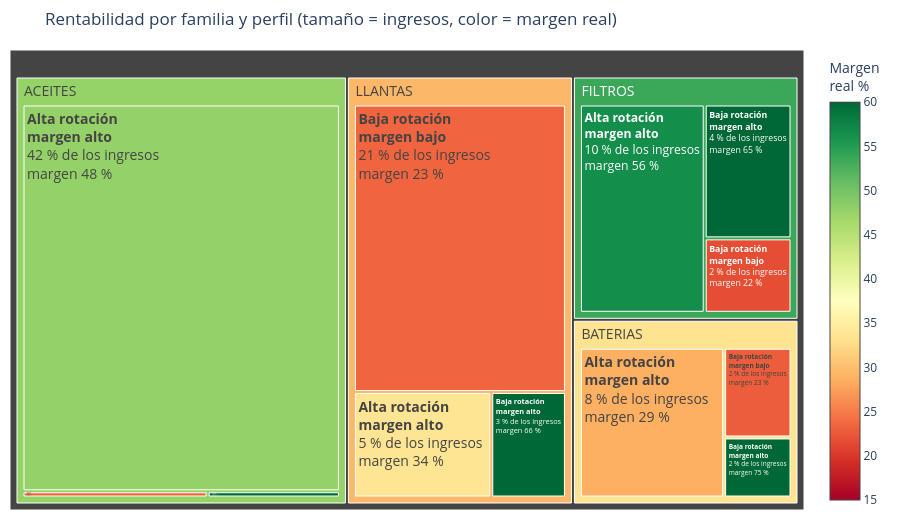

The notebook cell this image was saved under:
### Markdown cell above
## 5. Visualización jerárquica: familia → perfil, con detalle por referencia

Para que la vista sea legible se separa en dos niveles:
1. **Resumen (árbol):** solo familia → perfil, en 12 cajas. El tamaño representa los ingresos y el color
   el margen real. Es la vista para la audiencia general.
2. **Detalle:** las 10 referencias con más utilidad bruta de cada familia. Es la vista para el uso interno.

### Code cell
display(an.resumen_familia_perfil(segmentacion))
arbol = an.figura_treemap(segmentacion)
arbol.write_html(raiz / "reports" / "treemap_rentabilidad.html", include_plotlyjs="cdn")
arbol.show()

### Figure 1 — Plotly figure (JSON) as saved in the notebook; plotly's stock layout.template omitted (floating-point values rounded to 4 significant figures)
{"data": [{"branchvalues": "total", "customdata": [[42.33, 47.67, 86.0], [12.43, 33.41, 45.0], [16.37, 53.59, 619.0], [28.87, 29.27, 437.0], [41.66, 47.78, 64.0], [0.2793, 65.12, 11.0], [0.391, 23.23, 11.0], [8.473, 28.61, 11.0], [1.588, 74.89, 10.0], [2.371, 22.78, 24.0], [9.658, 56.45, 97.0], [4.316, 64.9, 226.0], [2.4, 21.71, 296.0], [5.019, 33.72, 10.0], [2.729, 66.28, 31.0], [21.12, 23.43, 396.0]], "hovertemplate": "<b>%{label}</b><br>Ingresos: %{value:,.0f} COP<br>Margen real: %{customdata[1]:.1f} %<br>Referencias: %{customdata[2]:.0f}<extra></extra>", "ids": ["ACEITES", "BATERIAS", "FILTROS", "LLANTAS", "ACEITES/Alta rotación / margen alto", "ACEITES/Baja rotación / margen alto", "ACEITES/Baja rotación / margen bajo", "BATERIAS/Alta rotación / margen alto", "BATERIAS/Baja rotación / margen alto", "BATERIAS/Baja rotación / margen bajo", "FILTROS/Alta rotación / margen alto", "FILTROS/Baja rotación / margen alto", "FILTROS/Baja rotación / margen bajo", "LLANTAS/Alta rotación / margen alto", "LLANTAS/Baja rotación / margen alto", "LLANTAS/Baja rotación / margen bajo"], "labels": ["ACEITES", "BATERIAS", "FILTROS", "LLANTAS", "Alta rotación<br>margen alto", "Baja rotación<br>margen alto", "Baja rotación<br>margen bajo", "Alta rotación<br>margen alto", "Baja rotación<br>margen alto", "Baja rotación<br>margen bajo", "Alta rotación<br>margen alto", "Baja rotación<br>margen alto", "Baja rotación<br>margen bajo", "Alta rotación<br>margen alto", "Baja rotación<br>margen alto", "Baja rotación<br>margen bajo"], "marker": {"cmax": 60, "cmin": 15, "colorbar": {"title": {"text": "Margen<br>real %"}}, "colors": [47.67, 33.41, 53.59, 29.27, 47.78, 65.12, 23.23, 28.61, 74.89, 22.78, 56.45, 64.9, 21.71, 33.72, 66.28, 23.43], "colorscale": [[0.0, "rgb(165,0,38)"], [0.1, "rgb(215,48,39)"], [0.2, "rgb(244,109,67)"], [0.3, "rgb(253,174,97)"], [0.4, "rgb(254,224,139)"], [0.5, "rgb(255,255,191)"], [0.6, "rgb(217,239,139)"], [0.7, "rgb(166,217,106)"], [0.8, "rgb(102,189,99)"], [0.9, "rgb(26,152,80)"], [1.0, "rgb(0,104,55)"]]}, "maxdepth": 2, "parents": ["", "", "", "", "ACEITES", "ACEITES", "ACEITES", "BATERIAS", "BATERIAS", "BATERIAS", "FILTROS", "FILTROS", "FILTROS", "LLANTAS", "LLANTAS", "LLANTAS"], "textfont": {"size": 14}, "texttemplate": "<b>%{label}</b><br>%{customdata[0]:.0f} % de los ingresos<br>margen %{customdata[1]:.0f} %", "type": "treemap", "values": [2073000000.0, 608900000.0, 802000000.0, 1414000000.0, 2040000000.0, 13680000.0, 19150000.0, 415000000.0, 77760000.0, 116100000.0, 473000000.0, 211400000.0, 117600000.0, 245800000.0, 133700000.0, 1034000000.0]}], "layout": {"height": 520, "margin": {"b": 10, "l": 10, "r": 10, "t": 50}, "title": {"text": "Rentabilidad por familia y perfil (tamaño = ingresos, color = margen real)"}}}
